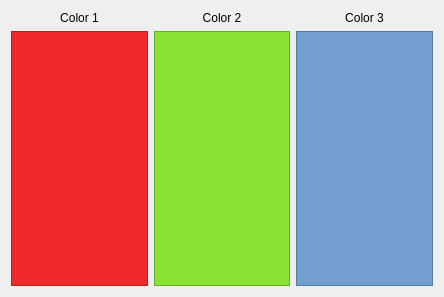
<?xml version="1.0" encoding="UTF-8"?>
<ui version="4.0">
 <class>Form</class>
 <widget class="QWidget" name="Form">
  <property name="geometry">
   <rect>
    <x>0</x>
    <y>0</y>
    <width>444</width>
    <height>297</height>
   </rect>
  </property>
  <property name="windowTitle">
   <string>Form</string>
  </property>
  <layout class="QHBoxLayout" name="horizontalLayout">
   <item>
    <layout class="QGridLayout" name="gridLayout">
     <item row="1" column="0">
      <widget class="QColumnView" name="color1_rect">
       <property name="styleSheet">
        <string notr="true">background-color: rgb(239, 41, 41);</string>
       </property>
      </widget>
     </item>
     <item row="1" column="1">
      <widget class="QColumnView" name="color2_rect">
       <property name="styleSheet">
        <string notr="true">background-color: rgb(138, 226, 52);</string>
       </property>
      </widget>
     </item>
     <item row="1" column="2">
      <widget class="QColumnView" name="color3_rect">
       <property name="minimumSize">
        <size>
         <width>137</width>
         <height>254</height>
        </size>
       </property>
       <property name="styleSheet">
        <string notr="true">background-color: rgb(114, 159, 207);</string>
       </property>
      </widget>
     </item>
     <item row="0" column="0">
      <widget class="QLabel" name="label">
       <property name="text">
        <string>Color 1</string>
       </property>
       <property name="alignment">
        <set>Qt::AlignCenter</set>
       </property>
      </widget>
     </item>
     <item row="0" column="1">
      <widget class="QLabel" name="label_2">
       <property name="text">
        <string>Color 2</string>
       </property>
       <property name="alignment">
        <set>Qt::AlignCenter</set>
       </property>
      </widget>
     </item>
     <item row="0" column="2">
      <widget class="QLabel" name="label_3">
       <property name="text">
        <string>Color 3</string>
       </property>
       <property name="alignment">
        <set>Qt::AlignCenter</set>
       </property>
      </widget>
     </item>
    </layout>
   </item>
  </layout>
 </widget>
 <resources/>
 <connections/>
</ui>
